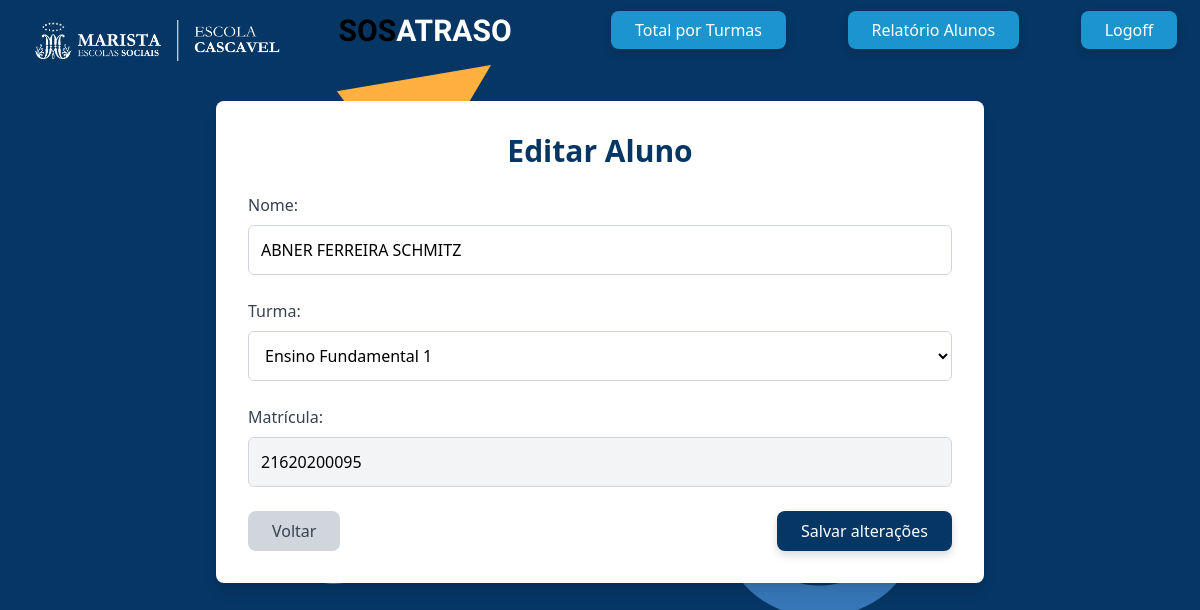
The app's page /admin/alunos/editalunos.php?matricula=21620200095 (signed in) with its own data.
### tables this page shows
CREATE TABLE `alunos` (
  `matricula` varchar(120) NOT NULL,
  `nome` varchar(120) NOT NULL,
  `turma` varchar(50) NOT NULL
);

CREATE TABLE `turmas` (
  `id` varchar(12) NOT NULL,
  `turma` varchar(50) NOT NULL
);

### admin/alunos/editalunos.php (the view, shortened to what this page needs)
<?php
include('../../config/conexao.php');
include('../include/header.php');
$matricula = $_GET['matricula'];
$sql = "SELECT * FROM alunos WHERE matricula = :matricula";
$stmt = $pdo->prepare($sql);
$stmt->execute([':matricula' => $matricula]);
$aluno = $stmt->fetch();
$sql2 = 'SELECT * FROM turmas';
$stmt2 = $pdo->prepare($sql2);
$stmt2->execute();
$turmas = $stmt2->fetchAll();
?>
<div class="bg-white max-w-3xl mx-auto p-8 mt-10 rounded-lg shadow-lg">
    <h2 class="text-3xl font-bold mb-6 text-center text-marista">Editar Aluno</h2>
    <form action="./alunos.php" method="post" class="space-y-6">
        <div>
            <label class="block mb-2 font-medium text-gray-700">Nome:</label>
            <input
                type="text"
                name="nome"
                value="<?= htmlspecialchars($aluno['nome']) ?>"
                class="w-full border border-gray-300 rounded-md p-3 focus:outline-none focus:ring-2 focus:ring-marista"
                required
            >
        </div>
        <div>
            <label class="block mb-2 font-medium text-gray-700">Turma:</label>
            <select
                name="turma"
                class="w-full border border-gray-300 rounded-md p-3 focus:outline-none focus:ring-2 focus:ring-marista"
                required
            >
                <?php foreach ($turmas as $turma): ?>
                    <option value="<?= $turma['id']; ?>" <?= ($turma['id'] == $aluno['turma']) ? 'selected' : '' ?>>
                        <?= htmlspecialchars($turma['turma']) ?>
                    </option>
                <?php endforeach; ?>
            </select>
        </div>
        <div>
            <label class="block mb-2 font-medium text-gray-700">Matrícula:</label>
            <input
                type="text"
                name="matricula_exibida"
                value="<?= htmlspecialchars($aluno['matricula']) ?>"
                class="w-full border border-gray-300 rounded-md p-3 bg-gray-100 cursor-not-allowed"
                disabled
            >
        </div>
        <div class="flex justify-between mt-6">
            <a href="./alunos.php" class="bg-gray-300 text-gray-700 px-6 py-2 rounded-lg hover:bg-gray-400 transition">
                Voltar
            </a>
            <input type="submit" value="Salvar alterações"
                   class="bg-marista text-white px-6 py-2 rounded-lg drop-shadow-lg hover:bg-marista2 transition cursor-pointer">
        </div>
    </form>
</div>

### css/geral.css (style rules this page uses)
body { background-color: #063664 !important; margin: 0; background-image: url(../imagens/grafismo_pag_login.svg); background-position: center; background-position-y: -20%; background-repeat: no-repeat; }

### records on screen
alunos: nome "ABNER FERREIRA SCHMITZ", turma "Ensino Fundamental 1", matricula_exibida "21620200095"
